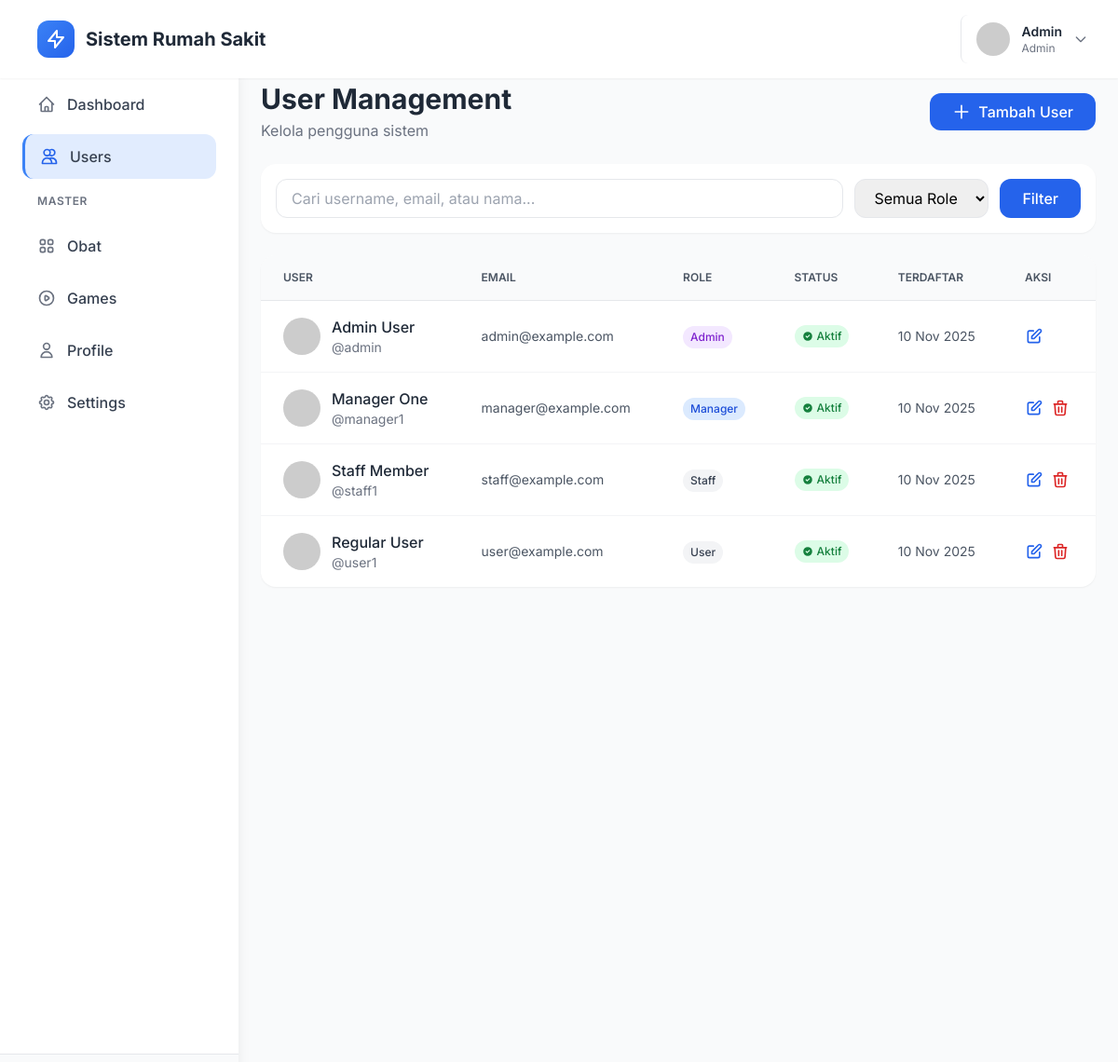
The app's page /index.php?page=users (signed in) with its own data.
### tables this page shows
CREATE TABLE IF NOT EXISTS users (
    id INT PRIMARY KEY AUTO_INCREMENT,
    username VARCHAR(50) NOT NULL UNIQUE,
    email VARCHAR(100) NOT NULL UNIQUE,
    password VARCHAR(255) NOT NULL,
    first_name VARCHAR(50),
    last_name VARCHAR(50),
    phone VARCHAR(20),
    avatar VARCHAR(255) DEFAULT 'default-avatar.png',
    role_id INT NOT NULL DEFAULT 4,
    is_active TINYINT(1) DEFAULT 1,
    last_login DATETIME,
    created_at TIMESTAMP DEFAULT CURRENT_TIMESTAMP,
    updated_at TIMESTAMP DEFAULT CURRENT_TIMESTAMP ON UPDATE CURRENT_TIMESTAMP,
    FOREIGN KEY (role_id) REFERENCES roles(id) ON DELETE RESTRICT,
    INDEX idx_username (username),
    INDEX idx_email (email),
    INDEX idx_role_id (role_id)
);

CREATE TABLE IF NOT EXISTS roles (
    id INT PRIMARY KEY AUTO_INCREMENT,
    role_name VARCHAR(50) NOT NULL UNIQUE,
    description TEXT,
    created_at TIMESTAMP DEFAULT CURRENT_TIMESTAMP
);

### includes/functions.php (called while the page is built, shortened)
<?php
function isLoggedIn() {
    return isset($_SESSION['user_id']);
}
function getCurrentUser() {
    global $pdo;
    $stmt = $pdo->prepare("
        SELECT u.*, r.role_name
        FROM users u
        JOIN roles r ON u.role_id = r.id
        WHERE u.id = ?
    ");
    $stmt->execute([$_SESSION['user_id']]);
    return $stmt->fetch();
}
function hasRole($roleNames) {
    $user = getCurrentUser();
    if (is_array($roleNames)) {
        return in_array($user['role_name'], $roleNames);
    }
    return $user['role_name'] === $roleNames;
}
function getAvatarUrl($avatar) {
    if (empty($avatar) || $avatar === 'default-avatar.png') {
        return 'https://ui-avatars.com/api/?name=' . urlencode($_SESSION['username'] ?? 'User') . '&background=3b82f6&color=fff';
    }
    return BASE_URL . 'assets/uploads/avatars/' . $avatar;
}

### includes/auth_check.php (called while the page is built, shortened)
<?php
require_once __DIR__ . '/db_connect.php';
require_once __DIR__ . '/functions.php';
$currentUser = getCurrentUser();

### pages/users/index.php (the view, shortened to what this page needs)
<?php
$action = isset($_GET['action']) ? cleanInput($_GET['action']) : 'list';
switch ($action) {
    default:
        $search = isset($_GET['search']) ? cleanInput($_GET['search']) : '';
        $sql = "
            SELECT u.*, r.role_name
            FROM users u
            JOIN roles r ON u.role_id = r.id
            WHERE 1=1
        ";
        $sql .= " ORDER BY u.created_at DESC";
        $stmt = $pdo->prepare($sql);
        $stmt->execute();
        $users = $stmt->fetchAll();
?>
<div class="mb-6 flex flex-col md:flex-row justify-between items-start md:items-center gap-4">
    <div>
        <h1 class="text-3xl font-bold text-gray-800">User Management</h1>
        <p class="text-gray-500 mt-1">Kelola pengguna sistem</p>
    </div>
    <?php if (hasRole('admin')): ?>
    <a href="index.php?page=users&action=create" class="bg-blue-600 hover:bg-blue-700 text-white font-medium py-2 px-6 rounded-xl transition-colors inline-flex items-center space-x-2">
        <svg class="w-5 h-5" fill="none" stroke="currentColor" viewBox="0 0 24 24">
            <path stroke-linecap="round" stroke-linejoin="round" stroke-width="2" d="M12 4v16m8-8H4"/>
        </svg>
        <span>Tambah User</span>
    </a>
    <?php endif; ?>
</div>
<div class="bg-white rounded-2xl shadow-sm p-4 mb-6">
    <form method="GET" class="flex flex-col md:flex-row gap-3">
        <div class="flex-1">
            <input type="text" name="search" value="<?php echo htmlspecialchars($search); ?>"
                   placeholder="Cari username, email, atau nama..."
                   class="w-full px-4 py-2 border border-gray-200 rounded-xl focus:ring-2 focus:ring-blue-500 focus:border-transparent outline-none">
        </div>
        <select name="role" class="px-4 py-2 border border-gray-200 rounded-xl focus:ring-2 focus:ring-blue-500 focus:border-transparent outline-none">
            <option value="">Semua Role</option>
        </select>
        <button type="submit" class="bg-blue-600 hover:bg-blue-700 text-white font-medium px-6 py-2 rounded-xl transition-colors">
            Filter
        </button>
    </form>
</div>
<div class="bg-white rounded-2xl shadow-sm overflow-hidden">
    <div class="overflow-x-auto">
        <table class="w-full">
            <thead class="bg-gray-50 border-b">
                <tr>
                    <th class="px-6 py-4 text-left text-xs font-semibold text-gray-600 uppercase">User</th>
                    <th class="px-6 py-4 text-left text-xs font-semibold text-gray-600 uppercase">Email</th>
                    <th class="px-6 py-4 text-left text-xs font-semibold text-gray-600 uppercase">Role</th>
                    <th class="px-6 py-4 text-left text-xs font-semibold text-gray-600 uppercase">Status</th>
                    <th class="px-6 py-4 text-left text-xs font-semibold text-gray-600 uppercase">Terdaftar</th>
                    <th class="px-6 py-4 text-left text-xs font-semibold text-gray-600 uppercase">Aksi</th>
                </tr>
            </thead>
            <tbody class="divide-y divide-gray-100">
                <?php if (count($users) > 0): ?>
                    <?php foreach ($users as $user): ?>
                    <tr class="hover:bg-gray-50 transition-colors">
                        <td class="px-6 py-4">
                            <div class="flex items-center space-x-3">
                                <img src="<?php echo getAvatarUrl($user['avatar']); ?>" class="w-10 h-10 rounded-full">
                                <div>
                                    <p class="font-medium text-gray-800"><?php echo htmlspecialchars($user['first_name'] . ' ' . $user['last_name']); ?></p>
                                    <p class="text-sm text-gray-500">@<?php echo htmlspecialchars($user['username']); ?></p>
                                </div>
                            </div>
                        </td>
                        <td class="px-6 py-4 text-sm text-gray-600"><?php echo htmlspecialchars($user['email']); ?></td>
                        <td class="px-6 py-4">
                            <span class="inline-flex px-2 py-1 text-xs font-medium rounded-full
                                <?php
                                    echo $user['role_name'] === 'admin' ? 'bg-purple-100 text-purple-700' :
                                        ($user['role_name'] === 'manager' ? 'bg-blue-100 text-blue-700' : 'bg-gray-100 text-gray-700');
                                ?>">
                                <?php echo ucfirst($user['role_name']); ?>
                            </span>
                        </td>
                        <td class="px-6 py-4">
                            <?php if ($user['is_active']): ?>
                                <span class="inline-flex items-center px-2 py-1 text-xs font-medium rounded-full bg-green-100 text-green-700">
                                    <svg class="w-3 h-3 mr-1" fill="currentColor" viewBox="0 0 20 20">
                                        <path fill-rule="evenodd" d="M10 18a8 8 0 100-16 8 8 0 000 16zm3.707-9.293a1 1 0 00-1.414-1.414L9 10.586 7.707 9.293a1 1 0 00-1.414 1.414l2 2a1 1 0 001.414 0l4-4z" clip-rule="evenodd"/>
                                    </svg>
                                    Aktif
                                </span>
                            <?php endif; ?>
                        </td>
                        <td class="px-6 py-4 text-sm text-gray-600"><?php echo date('d M Y', strtotime($user['created_at'])); ?></td>
                        <td class="px-6 py-4">
                            <div class="flex items-center space-x-2">
                                <a href="index.php?page=users&action=edit&id=<?php echo $user['id']; ?>"
                                   class="text-blue-600 hover:text-blue-800 transition-colors" title="Edit">
                                    <svg class="w-5 h-5" fill="none" stroke="currentColor" viewBox="0 0 24 24">
                                        <path stroke-linecap="round" stroke-linejoin="round" stroke-width="2" d="M11 5H6a2 2 0 00-2 2v11a2 2 0 002 2h11a2 2 0 002-2v-5m-1.414-9.414a2 2 0 112.828 2.828L11.828 15H9v-2.828l8.586-8.586z"/>
                                    </svg>
                                </a>
                                <?php if (hasRole('admin') && $user['id'] != $_SESSION['user_id']): ?>
                                <a href="index.php?page=users&action=delete&id=<?php echo $user['id']; ?>"
                                   onclick="return confirmDelete('Apakah Anda yakin ingin menghapus user <?php echo htmlspecialchars($user['username']); ?>?')"
                                   class="text-red-600 hover:text-red-800 transition-colors" title="Hapus">
                                    <svg class="w-5 h-5" fill="none" stroke="currentColor" viewBox="0 0 24 24">
                                        <path stroke-linecap="round" stroke-linejoin="round" stroke-width="2" d="M19 7l-.867 12.142A2 2 0 0116.138 21H7.862a2 2 0 01-1.995-1.858L5 7m5 4v6m4-6v6m1-10V4a1 1 0 00-1-1h-4a1 1 0 00-1 1v3M4 7h16"/>
                                    </svg>
                                </a>
                                <?php endif; ?>
                            </div>
                        </td>
                    </tr>
                    <?php endforeach; ?>
                <?php endif; ?>
            </tbody>
        </table>
    </div>
</div>
<?php
        break;
}
?>

### includes/header.php (shortened to what this page needs)
<!DOCTYPE html>
<html lang="id">
<head>
    <script src="https://cdn.tailwindcss.com"></script>
</head>
<body class="bg-gray-50">
    <nav class="bg-white shadow-sm fixed top-0 left-0 right-0 z-50">
        <div class="flex items-center justify-between px-6 py-4">
            <div class="flex items-center space-x-4">
                <div class="flex items-center space-x-3">
                    <div class="w-10 h-10 bg-gradient-to-br from-blue-500 to-blue-600 rounded-xl flex items-center justify-center">
                        <svg class="w-6 h-6 text-white" fill="none" stroke="currentColor" viewBox="0 0 24 24">
                            <path stroke-linecap="round" stroke-linejoin="round" stroke-width="2" d="M13 10V3L4 14h7v7l9-11h-7z"/>
                        </svg>
                    </div>
                    <span class="text-xl font-bold text-gray-800"><?php echo SITE_NAME; ?></span>
                </div>
            </div>
            <div class="flex items-center space-x-4">
                <div class="relative">
                    <button onclick="toggleProfileMenu()" class="flex items-center space-x-3 pl-4 border-l hover:bg-gray-50 rounded-lg p-2 transition-colors">
                        <img src="<?php echo getAvatarUrl($currentUser['avatar']); ?>" class="w-9 h-9 rounded-full">
                        <div class="hidden md:block text-left">
                            <p class="text-sm font-semibold text-gray-800"><?php echo htmlspecialchars($currentUser['first_name']); ?></p>
                            <p class="text-xs text-gray-500"><?php echo ucfirst($currentUser['role_name']); ?></p>
                        </div>
                        <svg class="w-4 h-4 text-gray-500" fill="none" stroke="currentColor" viewBox="0 0 24 24">
                            <path stroke-linecap="round" stroke-linejoin="round" stroke-width="2" d="M19 9l-7 7-7-7"/>
                        </svg>
                    </button>
                </div>
            </div>
        </div>
    </nav>

### includes/header.php (style rules this page uses)
* { font-family: 'Inter', sans-serif; }
body { background: #f8f9fa; }

### records on screen
users: first_name "Admin", role.role_name "Admin", first_name+last_name "Admin User", username "admin", email "admin@example.com", is_active 1 (drawn), created_at "10 Nov 2025"
users: first_name+last_name "Manager One", username "manager1", email "manager@example.com", role.role_name "Manager", is_active 1 (drawn), created_at "10 Nov 2025"
users: first_name+last_name "Staff Member", username "staff1", email "staff@example.com", role.role_name "Staff", is_active 1 (drawn), created_at "10 Nov 2025"
users: first_name+last_name "Regular User", username "user1", email "user@example.com", role.role_name "User", is_active 1 (drawn), created_at "10 Nov 2025"

### other values on screen
SITE_NAME "Sistem Rumah Sakit"
